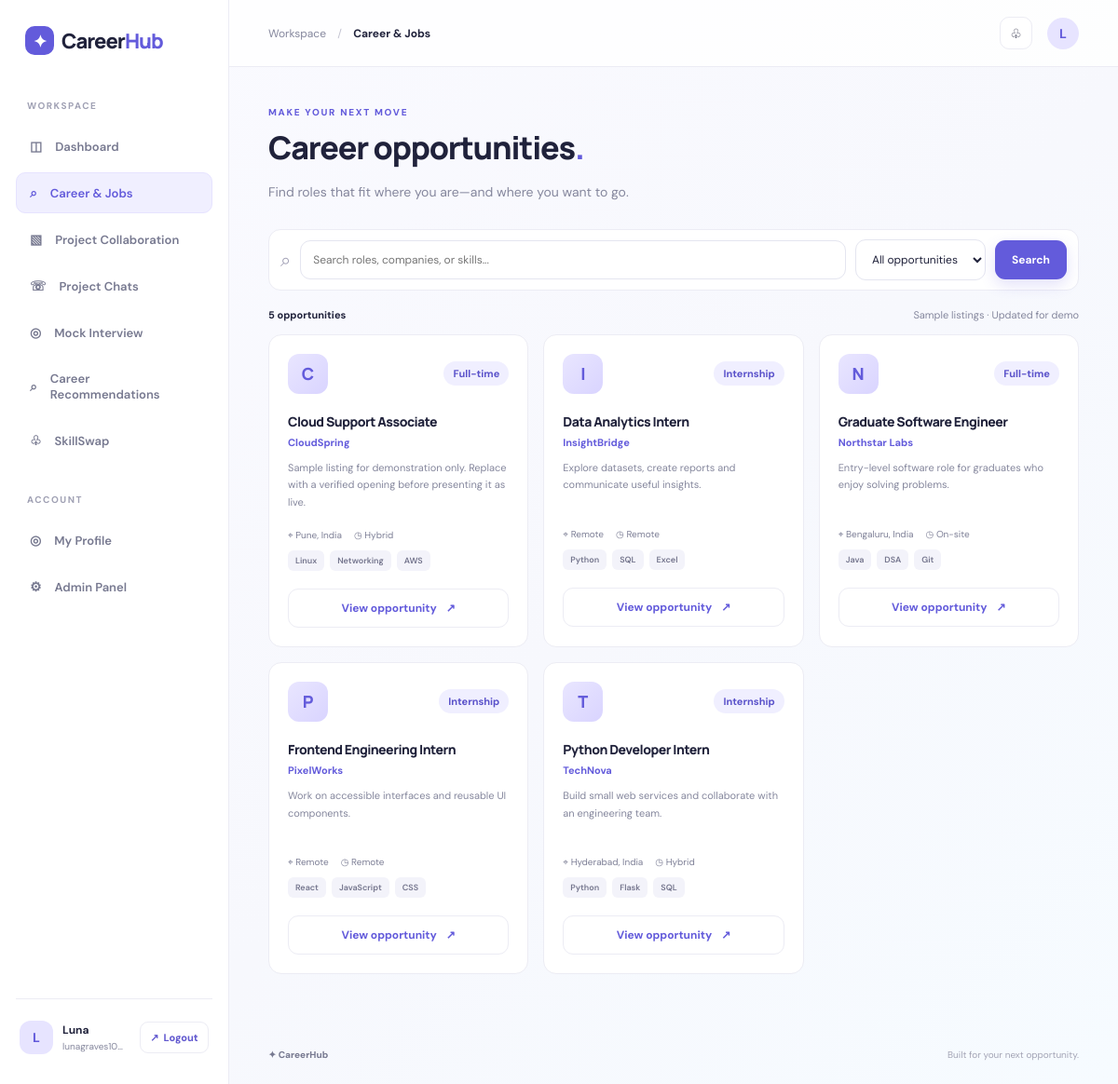
/career (signed in), run on the app's committed database.
### tables this page shows
CREATE TABLE users (
      id INTEGER PRIMARY KEY AUTOINCREMENT, name TEXT NOT NULL, email TEXT UNIQUE NOT NULL,
      password TEXT NOT NULL, college TEXT DEFAULT '', degree TEXT DEFAULT 'B.Tech',
      branch TEXT DEFAULT 'Computer Science', skills TEXT DEFAULT '', interests TEXT DEFAULT '',
      is_admin INTEGER DEFAULT 0, created_at TEXT DEFAULT CURRENT_TIMESTAMP
    );

CREATE TABLE opportunities (
      id INTEGER PRIMARY KEY AUTOINCREMENT, title TEXT NOT NULL, company TEXT NOT NULL,
      kind TEXT NOT NULL, location TEXT DEFAULT 'India', mode TEXT DEFAULT 'Hybrid',
      skills TEXT DEFAULT '', description TEXT DEFAULT '', deadline TEXT DEFAULT '',
      apply_url TEXT DEFAULT '', source_type TEXT DEFAULT 'demo'
    );

### app.py (the view)
@app.route("/career")
@login_required
def career():
    q=request.args.get("q","").strip(); kind=request.args.get("kind","")
    sql="SELECT o.*, EXISTS(SELECT 1 FROM saved s WHERE s.user_id=? AND s.opportunity_id=o.id) AS is_saved FROM opportunities o WHERE 1=1"
    params=[session["user_id"]]
    if q: sql+=" AND (o.title LIKE ? OR o.company LIKE ? OR o.skills LIKE ?)"; params += [f"%{q}%"]*3
    if kind: sql+=" AND o.kind=?"; params.append(kind)
    sql+=" ORDER BY o.id DESC"
    opportunities=db().execute(sql,params).fetchall()
    return render_template("career.html", opportunities=opportunities, q=q, kind=kind)

### app.py (called while the page is built)
def db():
    if "db" not in g:
        g.db = sqlite3.connect(DATABASE)
        g.db.row_factory = sqlite3.Row
        g.db.execute("PRAGMA foreign_keys = ON")
    return g.db

def login_required(fn):
    @wraps(fn)
    def wrapped(*args, **kwargs):
        user_id = session.get("user_id")
        if not user_id:
            flash("Please log in to continue.", "info")
            return redirect(url_for("login"))
        user = db().execute("SELECT id FROM users WHERE id=?", (user_id,)).fetchone()
        if user is None:
            session.clear()
            flash("Your session expired. Please log in again.", "info")
            return redirect(url_for("login"))
        return fn(*args, **kwargs)
    return wrapped

@app.context_processor
def shared():
    user = None
    if session.get("user_id"):
        user = db().execute("SELECT * FROM users WHERE id=?", (session["user_id"],)).fetchone()
        if user is None:
            session.clear()
    return {"current_user": user}

### templates/career.html
{% extends "base.html" %}{% block title %}Career opportunities — CareerHub{% endblock %}{% block crumb %}Career & Jobs{% endblock %}{% block content %}
<div class="page-wrap"><div class="page-heading"><div class="eyebrow">MAKE YOUR NEXT MOVE</div><h1>Career opportunities<span class="dot">.</span></h1><p class="muted">Find roles that fit where you are—and where you want to go.</p></div><form class="search-bar" method="get"><span>⌕</span><input name="q" value="{{ q }}" placeholder="Search roles, companies, or skills..."><select name="kind"><option value="">All opportunities</option><option {{ 'selected' if kind=='Internship' else '' }}>Internship</option><option {{ 'selected' if kind=='Full-time' else '' }}>Full-time</option></select><button class="btn primary" type="submit">Search</button></form><div class="results-line"><b>{{ opportunities|length }} opportunities</b><span>Sample listings · Updated for demo</span></div><div class="opportunity-grid">{% for o in opportunities %}<article class="op-card"><div class="op-card-top"><div class="company-logo">{{ o.company[:1] }}</div><span class="pill">{{ o.kind }}</span></div><h3>{{ o.title }}</h3><p class="company-name">{{ o.company }}</p><p class="op-description">{{ o.description }}</p><div class="op-meta"><span>⌖ {{ o.location }}</span><span>◷ {{ o.mode }}</span></div><div class="tags">{% for s in o.skills.split(',') %}<span>{{ s.strip() }}</span>{% endfor %}</div><a class="btn secondary full" href="{{ url_for('opportunity',oid=o.id) }}">View opportunity <span>↗</span></a></article>{% else %}<div class="empty-state"><b>No opportunities found.</b><p>Try another search or filter.</p><a href="{{ url_for('career') }}">Clear filters</a></div>{% endfor %}</div></div>{% endblock %}

### templates/base.html (shortened to what this page needs)
<!doctype html>
<html lang="en"><head><meta charset="utf-8"><meta name="viewport" content="width=device-width, initial-scale=1">
<link rel="stylesheet" href="{{ url_for('static', filename='styles.css') }}"></head>
<body>
{% if current_user %}
<aside class="sidebar">
<a class="brand" href="{{ url_for('dashboard') }}"><span class="brand-icon">✦</span> Career<span>Hub</span></a>
<div class="side-label">WORKSPACE</div>
<a class="nav-link {% if request.endpoint=='dashboard' %}active{% endif %}" href="{{ url_for('dashboard') }}">◫ <span>Dashboard</span></a>
<a class="nav-link {% if request.endpoint in ['career','opportunity','applications'] %}active{% endif %}" href="{{ url_for('career') }}">⌕ <span>Career & Jobs</span></a>
<a class="nav-link {% if request.endpoint in ['projects','project_chats','project_chat'] %}active{% endif %}" href="{{ url_for('projects') }}">▧ <span>Project Collaboration</span></a>
<a class="nav-link {% if request.endpoint in ['project_chats','project_chat'] %}active{% endif %}" href="{{ url_for('project_chats') }}">☏ <span>Project Chats</span></a>
<a class="nav-link {% if request.endpoint=='interview' %}active{% endif %}" href="{{ url_for('interview') }}">◎ <span>Mock Interview</span></a>
<a class="nav-link {% if request.endpoint=='recommendations' %}active{% endif %}" href="{{ url_for('recommendations') }}">⌕ <span>Career Recommendations</span></a>
<a class="nav-link {% if request.endpoint in ['skillswap','requests_page'] %}active{% endif %}" href="{{ url_for('skillswap') }}">♧ <span>SkillSwap</span></a>
<div class="side-label second">ACCOUNT</div>
<a class="nav-link {% if request.endpoint=='profile' %}active{% endif %}" href="{{ url_for('profile') }}">◎ <span>My Profile</span></a>
<a class="nav-link {% if request.endpoint=='admin' %}active{% endif %}" href="{{ url_for('admin') }}">⚙ <span>Admin Panel</span></a>
<div class="sidebar-bottom"><a class="account-link" href="{{ url_for('profile') }}" title="Open My Account"><div class="avatar">{{ current_user.name[:1]|upper }}</div><div class="user-mini"><b>{{ current_user.name }}</b><small>{{ current_user.email }}</small></div></a><a class="logout" href="{{ url_for('logout') }}" title="Log out" aria-label="Log out">↗ <span>Logout</span></a></div>
</aside>
{% endif %}
<main class="{% if current_user %}main with-sidebar{% else %}main public{% endif %}">
{% if current_user %}<header class="topbar"><div class="breadcrumb">Workspace <span>/</span> <b>{% block crumb %}Overview{% endblock %}</b></div><div class="top-actions"><a class="icon-button" href="{{ url_for('applications') }}" title="Applications">♧</a><a class="top-avatar" href="{{ url_for('profile') }}" title="My Account" aria-label="Open My Account">{{ current_user.name[:1]|upper }}</a></div></header>{% endif %}
{% block content %}{% endblock %}
<footer class="footer"><span>✦ CareerHub</span><span>Built for your next opportunity.</span></footer>
</main>
</body></html>

### data on the page
users: name "L", name "Luna", email "lunagraves10…"
opportunities: company "C", kind "Full-time", title "Cloud Support Associate", company "CloudSpring", description "Sample listing for demonstration only. Replace with a verified opening before presenting it as live.", location "Pune, India", mode "Hybrid", strip "Linux" "Networking" "AWS"
opportunities: company "I", kind "Internship", title "Data Analytics Intern", company "InsightBridge", description "Explore datasets, create reports and communicate useful insights.", location "Remote", mode "Remote", strip "Python" "SQL" "Excel"
opportunities: company "N", kind "Full-time", title "Graduate Software Engineer", company "Northstar Labs", description "Entry-level software role for graduates who enjoy solving problems.", location "Bengaluru, India", mode "On-site", strip "Java" "DSA" "Git"
opportunities: company "P", kind "Internship", title "Frontend Engineering Intern", company "PixelWorks", description "Work on accessible interfaces and reusable UI components.", location "Remote", mode "Remote", strip "React" "JavaScript" "CSS"
opportunities: company "T", kind "Internship", title "Python Developer Intern", company "TechNova", description "Build small web services and collaborate with an engineering team.", location "Hyderabad, India", mode "Hybrid", strip "Python" "Flask" "SQL"

### other printed values
{{ opportunities|length }} "5"
